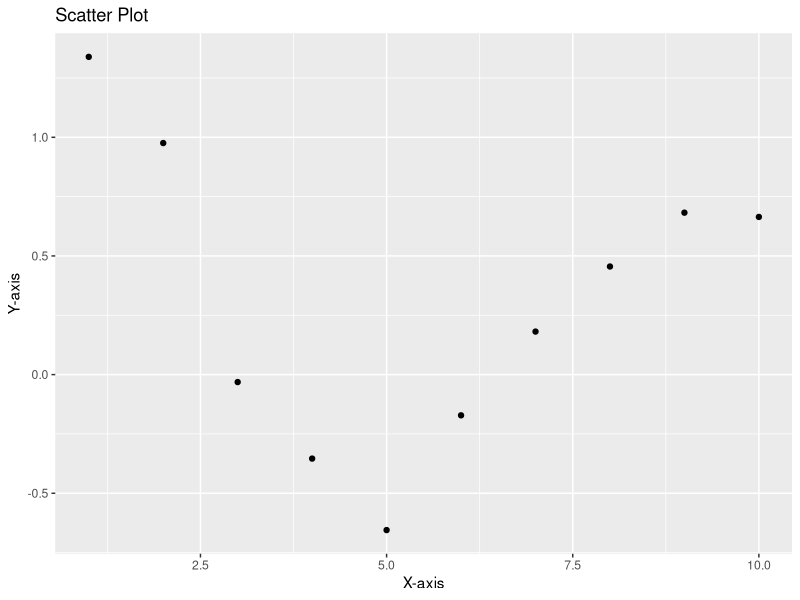
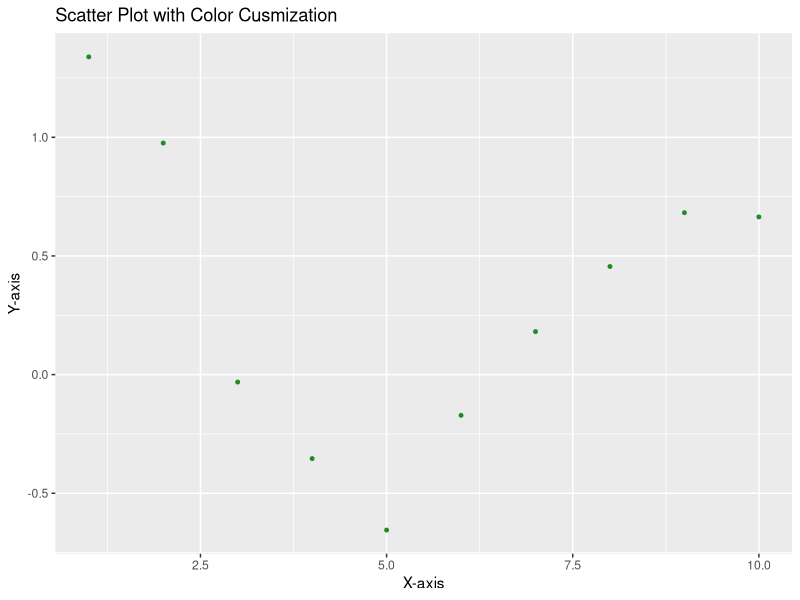
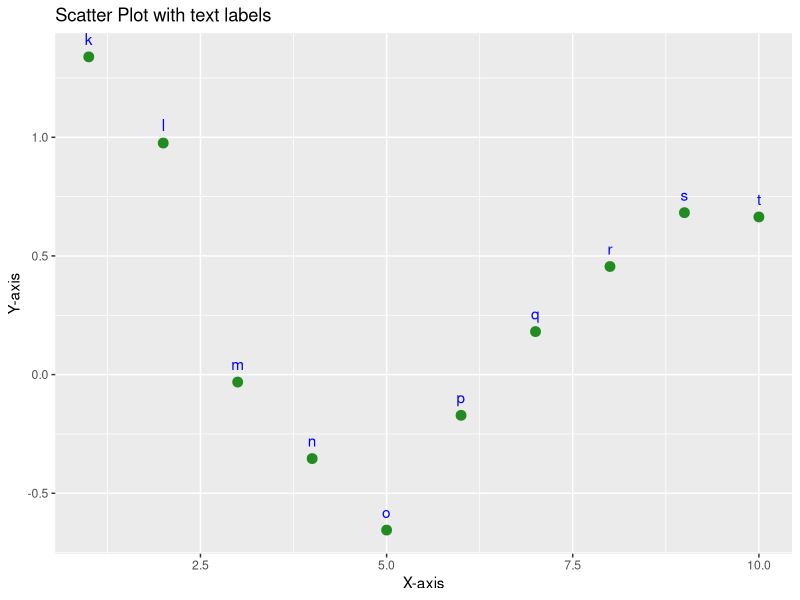
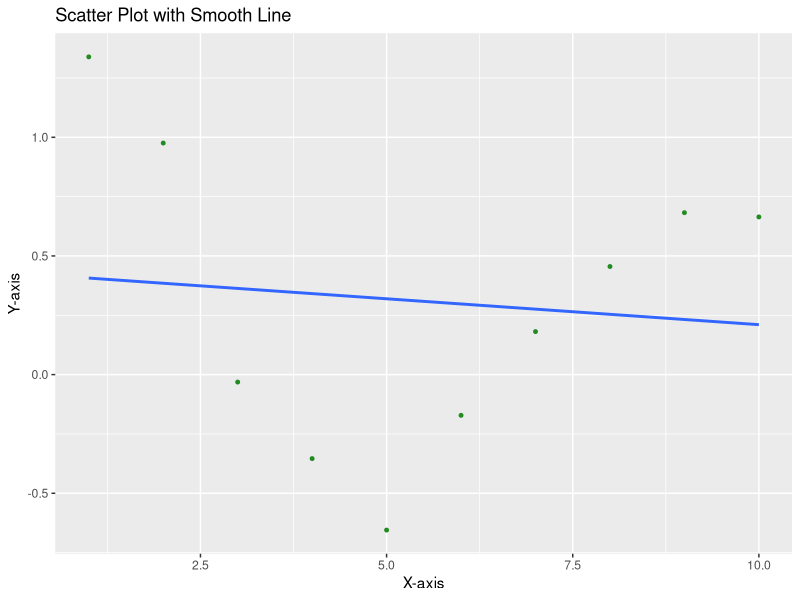
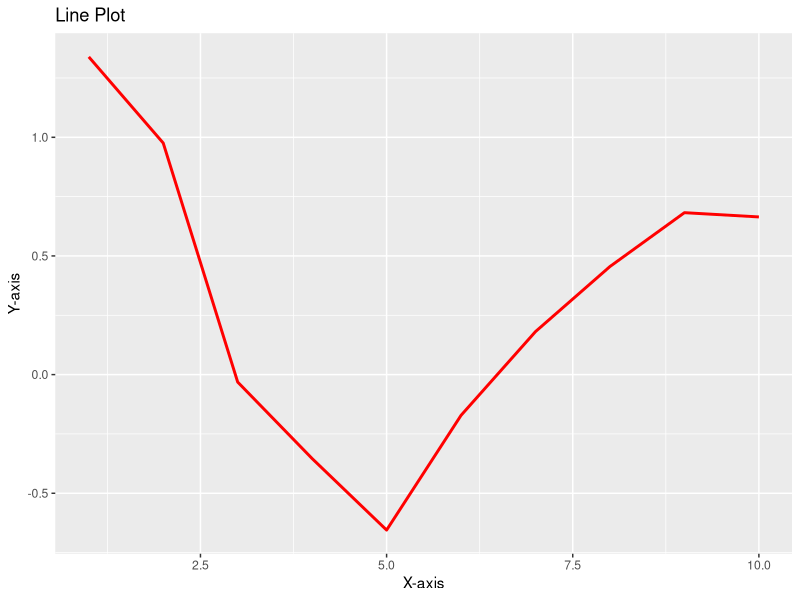
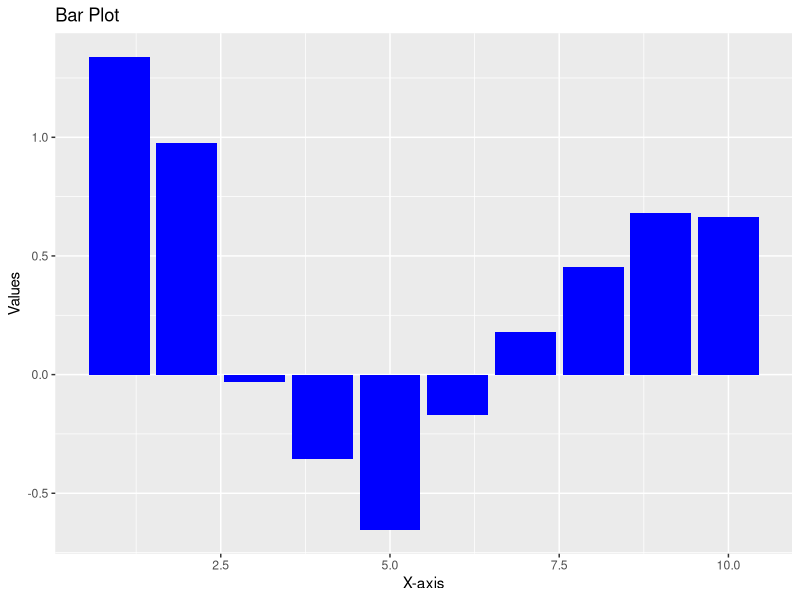

Reproduce these figures in R, in order.
#Step1:
# Install necessary package
install.packages("ggplot2")
# Load the necessary package(s)
library(ggplot2)
#Step2: 
# Create a sample data frame in wide format
data <- data.frame(
  a = 1:10,
  b = rnorm(10),
  label = letters[11:20]
)
# print data
print(data)
#Step3:
#3.1.1. Create a scatter plot
ggplot(data = data, aes(x = a, y = b)) +
  geom_point() +
  labs(title = "Scatter Plot", x = "X-axis", y = "Y-axis")
#Step3:
#3.1.2. Create a scatter plot with color customizations
ggplot(data = data, aes(x = a, y = b)) +
geom_point(color = "forestgreen", size = 1) +
  labs(title = "Scatter Plot with Color Cusmization", x = "X-axis", y = "Y-axis")
#Step3:
#3.1.2. Create a scatter plot with text labels and colors
ggplot(data = data, aes(x = a, y = b)) +
  geom_point(color = "forestgreen", size = 3) +
  geom_text(aes(label = label), vjust = -1, color = "blue")+
  labs(title = "Scatter Plot with text labels", x = "X-axis", y = "Y-axis")
#Step3:
## 3.1.4 Create a scatter plot with customizations & a smooth line
ggplot(data = data, aes(x = a, y = b)) +
  geom_point(color = "forestgreen", size = 1) +
  geom_smooth(method = "lm", se = FALSE) +
  labs(title = "Scatter Plot with Smooth Line", x = "X-axis", y = "Y-axis")

#Step3:
#3.2. Create a line plot & with customizations
ggplot(data = data, aes(x = a, y = b)) +
  geom_line(color = "red", size = 1) +
  labs(title = "Line Plot", x = "X-axis", y = "Y-axis")

#Step3:
#3.3. Create a bar plot & with customizations
ggplot(data = data, aes(x = a, y = b)) +
  geom_bar(stat = "identity", fill = "blue") +
  labs(title = "Bar Plot", x = "X-axis", y = "Values")
